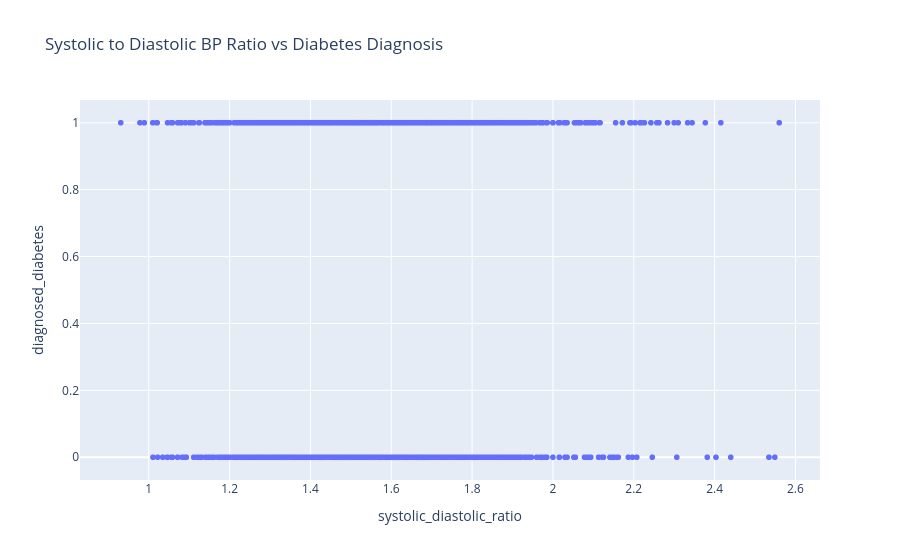

Source (notebook cell):
### Code cell
fig = px.scatter(df.sample(n=2000),
                x = 'systolic_diastolic_ratio',
                y = 'diagnosed_diabetes',
                title = 'Systolic to Diastolic BP Ratio vs Diabetes Diagnosis')
fig.show()

### Figure 1 — Plotly figure (JSON) as saved in the notebook; plotly's stock layout.template omitted (floating-point values rounded to 4 significant figures; data arrays with more than 128 entries replaced by an {"elided": "..."} marker saying what was removed)
{"data": [{"hovertemplate": "systolic_diastolic_ratio=%{x}<br>diagnosed_diabetes=%{y}<extra></extra>", "legendgroup": "", "marker": {"color": "#636efa", "symbol": "circle"}, "mode": "markers", "name": "", "showlegend": false, "type": "scattergl", "x": {"elided": "2000 float values"}, "xaxis": "x", "y": {"elided": "2000 int values"}, "yaxis": "y"}], "layout": {"legend": {"tracegroupgap": 0}, "title": {"text": "Systolic to Diastolic BP Ratio vs Diabetes Diagnosis"}, "xaxis": {"anchor": "y", "domain": [0, 1], "title": {"text": "systolic_diastolic_ratio"}}, "yaxis": {"anchor": "x", "domain": [0, 1], "title": {"text": "diagnosed_diabetes"}}}}
